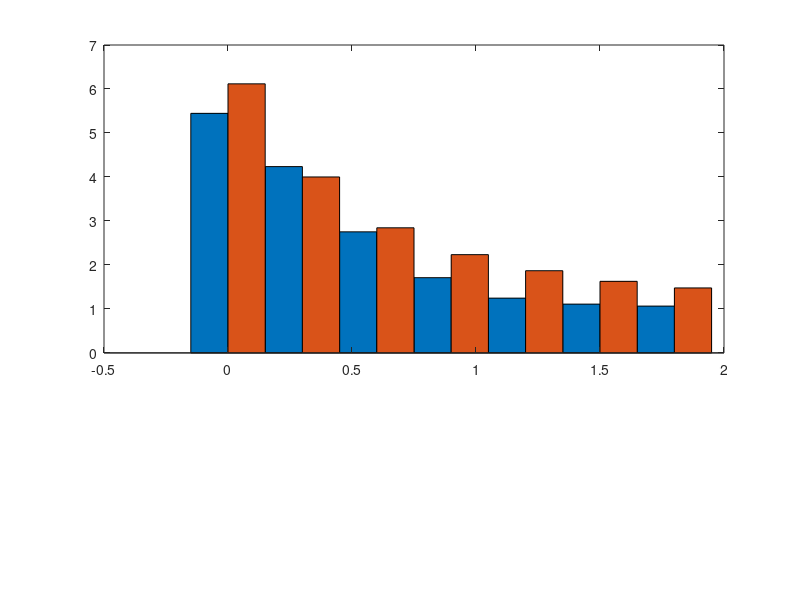

Here is the MATLAB script that generated this plot: (Note: this script raises an error after producing the figure.)
% Plot the spatial distribution of 2D pheromone gradients and 3D pheromone
% gradients. All concentrations were time-averaged from 50 simulations.

load('FigureData/Figure6A.mat')
figure('position',[300 300 500 700]); subplot(3,3,1:6);
data = [mean(concentration_2D)',mean(concentration_3D)'];
data_error = [std(concentration_2D)',std(concentration_3D)'];
h = bar(distance,data,1,'grouped'); hold on
plot_histogram_errorbar(h, data, data_error)

set(gca,'fontsize',25)
ylabel('Pheromone concentration (nM)')
xticks(distance)
xticklabels({'0','0.3','0.6','0.9','1.2','1.5','1.8','2.1'})
set(gca,'linewidth',3)
legend(h,'2D','3D')
box on
text(-0.4,-2,'Distance from the pheromone source (\mum)','fontsize',25)

% Visualize the distance from the pheromone source.
L = 8.8623;
space = 0.3;
draw_filled_circle(L,space)

function draw_filled_circle(L,space)
N = floor(L/4/space); 
centers = repmat([3/4*L,3/4*L],[N,1]);
center = [3/4*L,3/4*L];
radius = [0,space:space:L/4];
for i = 1:numel(radius)-1
    axes('Position',[i*0.112+0.02 0.25 .1 .1]); hold on;
    viscircles(centers,radius(2:end),'color','k','linewidth',1)
    curr_rad = (radius(i)+radius(i+1))/2;
    viscircles(center,curr_rad,'color','k','linewidth',5)
    axis square; set(gca,'YTickLabel',[]); set(gca,'XTickLabel',[]);
    box on; axis equal
    axis off 
    set(gca, 'color', 'none');
end
end
